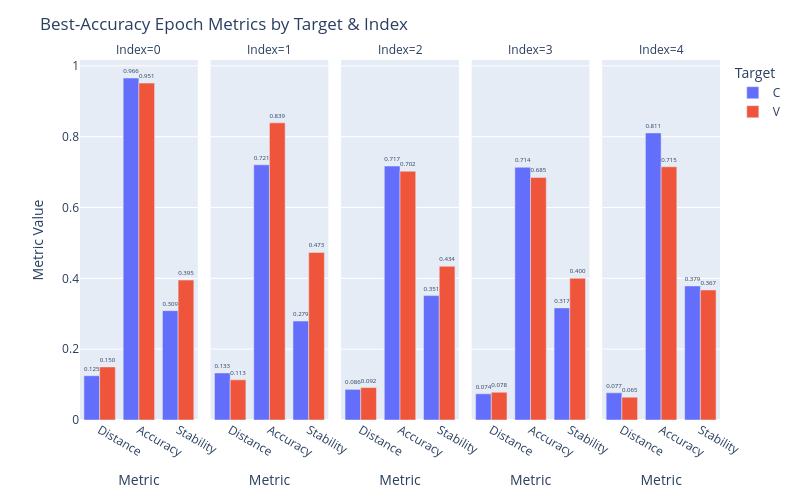

Source (notebook cell):
### Markdown cell above
### Plotting with Plotly

### Code cell
# 1) turn your collected results into a DataFrame

def parse_tensor(s):
    # if it came out like "tensor(0.3463)" or "tensor(0.3463, device='cpu')"
    # we can wrap it in torch. and then call .item()
    return eval(f"torch.{s}").item()

converters = {
    "Stability":   parse_tensor,
}

df = pd.read_csv("../results/intervention/Ua_LSTM_h128_l1_v42_d0.0_t0.0_s1_b1024_l0.001_fall_s42_sn_ec_75/substitution_type.csv", converters=converters)

df['Stability'] = df['Stability'].apply(lambda t: t.item() if hasattr(t, 'item') else float(t))

# 2) for each (Index,Target), find the epoch with max Accuracy
best = df.loc[df.groupby(['Index','Target'])['Accuracy'].idxmax()].copy()

# 3) reshape so we have one row per metric
melted = best.melt(
    id_vars     = ['Index','Target','Epoch'],
    value_vars  = ['Distance','Accuracy','Stability'],
    var_name    = 'Metric',
    value_name  = 'Value'
)

# 4) draw grouped bars, one facet per Index
fig = px.bar(
    melted,
    x          = 'Metric',
    y          = 'Value',
    color      = 'Target',
    facet_col  = 'Index',
    barmode    = 'group',
    text       = 'Value',
    category_orders = {'Metric': ['Distance','Accuracy','Stability']}
)

# polish the labeling & layout
fig.update_traces(texttemplate='%{text:.3f}', textposition='outside')
fig.update_layout(
    title        = 'Best‐Accuracy Epoch Metrics by Target & Index',
    yaxis_title  = 'Metric Value',
    bargap       = 0.2,
    height       = 500,  
    width        = 300 + 100 * df['Index'].nunique(),
    # uniformtext  = 'hide',
)

fig.show()

### Figure 1 — Plotly figure (JSON) as saved in the notebook; plotly's stock layout.template omitted (floating-point values rounded to 4 significant figures)
{"data": [{"alignmentgroup": "True", "hovertemplate": "Target=C<br>Index=0<br>Metric=%{x}<br>Value=%{text}<extra></extra>", "legendgroup": "C", "marker": {"color": "#636efa", "pattern": {"shape": ""}}, "name": "C", "offsetgroup": "C", "orientation": "v", "showlegend": true, "text": [0.1249, 0.9657, 0.3088], "textposition": "outside", "texttemplate": "%{text:.3f}", "type": "bar", "x": ["Distance", "Accuracy", "Stability"], "xaxis": "x", "y": [0.1249, 0.9657, 0.3088], "yaxis": "y"}, {"alignmentgroup": "True", "hovertemplate": "Target=C<br>Index=1<br>Metric=%{x}<br>Value=%{text}<extra></extra>", "legendgroup": "C", "marker": {"color": "#636efa", "pattern": {"shape": ""}}, "name": "C", "offsetgroup": "C", "orientation": "v", "showlegend": false, "text": [0.1327, 0.7206, 0.2794], "textposition": "outside", "texttemplate": "%{text:.3f}", "type": "bar", "x": ["Distance", "Accuracy", "Stability"], "xaxis": "x2", "y": [0.1327, 0.7206, 0.2794], "yaxis": "y2"}, {"alignmentgroup": "True", "hovertemplate": "Target=C<br>Index=2<br>Metric=%{x}<br>Value=%{text}<extra></extra>", "legendgroup": "C", "marker": {"color": "#636efa", "pattern": {"shape": ""}}, "name": "C", "offsetgroup": "C", "orientation": "v", "showlegend": false, "text": [0.08645, 0.7171, 0.3512], "textposition": "outside", "texttemplate": "%{text:.3f}", "type": "bar", "x": ["Distance", "Accuracy", "Stability"], "xaxis": "x3", "y": [0.08645, 0.7171, 0.3512], "yaxis": "y3"}, {"alignmentgroup": "True", "hovertemplate": "Target=C<br>Index=3<br>Metric=%{x}<br>Value=%{text}<extra></extra>", "legendgroup": "C", "marker": {"color": "#636efa", "pattern": {"shape": ""}}, "name": "C", "offsetgroup": "C", "orientation": "v", "showlegend": false, "text": [0.07401, 0.7136, 0.3166], "textposition": "outside", "texttemplate": "%{text:.3f}", "type": "bar", "x": ["Distance", "Accuracy", "Stability"], "xaxis": "x4", "y": [0.07401, 0.7136, 0.3166], "yaxis": "y4"}, {"alignmentgroup": "True", "hovertemplate": "Target=C<br>Index=4<br>Metric=%{x}<br>Value=%{text}<extra></extra>", "legendgroup": "C", "marker": {"color": "#636efa", "pattern": {"shape": ""}}, "name": "C", "offsetgroup": "C", "orientation": "v", "showlegend": false, "text": [0.07665, 0.8107, 0.3786], "textposition": "outside", "texttemplate": "%{text:.3f}", "type": "bar", "x": ["Distance", "Accuracy", "Stability"], "xaxis": "x5", "y": [0.07665, 0.8107, 0.3786], "yaxis": "y5"}, {"alignmentgroup": "True", "hovertemplate": "Target=V<br>Index=0<br>Metric=%{x}<br>Value=%{text}<extra></extra>", "legendgroup": "V", "marker": {"color": "#EF553B", "pattern": {"shape": ""}}, "name": "V", "offsetgroup": "V", "orientation": "v", "showlegend": true, "text": [0.1499, 0.9512, 0.3951], "textposition": "outside", "texttemplate": "%{text:.3f}", "type": "bar", "x": ["Distance", "Accuracy", "Stability"], "xaxis": "x", "y": [0.1499, 0.9512, 0.3951], "yaxis": "y"}, {"alignmentgroup": "True", "hovertemplate": "Target=V<br>Index=1<br>Metric=%{x}<br>Value=%{text}<extra></extra>", "legendgroup": "V", "marker": {"color": "#EF553B", "pattern": {"shape": ""}}, "name": "V", "offsetgroup": "V", "orientation": "v", "showlegend": false, "text": [0.1134, 0.839, 0.4732], "textposition": "outside", "texttemplate": "%{text:.3f}", "type": "bar", "x": ["Distance", "Accuracy", "Stability"], "xaxis": "x2", "y": [0.1134, 0.839, 0.4732], "yaxis": "y2"}, {"alignmentgroup": "True", "hovertemplate": "Target=V<br>Index=2<br>Metric=%{x}<br>Value=%{text}<extra></extra>", "legendgroup": "V", "marker": {"color": "#EF553B", "pattern": {"shape": ""}}, "name": "V", "offsetgroup": "V", "orientation": "v", "showlegend": false, "text": [0.09158, 0.7024, 0.4341], "textposition": "outside", "texttemplate": "%{text:.3f}", "type": "bar", "x": ["Distance", "Accuracy", "Stability"], "xaxis": "x3", "y": [0.09158, 0.7024, 0.4341], "yaxis": "y3"}, {"alignmentgroup": "True", "hovertemplate": "Target=V<br>Index=3<br>Metric=%{x}<br>Value=%{text}<extra></extra>", "legendgroup": "V", "marker": {"color": "#EF553B", "pattern": {"shape": ""}}, "name": "V", "offsetgroup": "V", "orientation": "v", "showlegend": false, "text": [0.07826, 0.685, 0.4], "textposition": "outside", "texttemplate": "%{text:.3f}", "type": "bar", "x": ["Distance", "Accuracy", "Stability"], "xaxis": "x4", "y": [0.07826, 0.685, 0.4], "yaxis": "y4"}, {"alignmentgroup": "True", "hovertemplate": "Target=V<br>Index=4<br>Metric=%{x}<br>Value=%{text}<extra></extra>", "legendgroup": "V", "marker": {"color": "#EF553B", "pattern": {"shape": ""}}, "name": "V", "offsetgroup": "V", "orientation": "v", "showlegend": false, "text": [0.06451, 0.715, 0.3671], "textposition": "outside", "texttemplate": "%{text:.3f}", "type": "bar", "x": ["Distance", "Accuracy", "Stability"], "xaxis": "x5", "y": [0.06451, 0.715, 0.3671], "yaxis": "y5"}], "layout": {"annotations": [{"font": {}, "showarrow": false, "text": "Index=0", "x": 0.092, "xanchor": "center", "xref": "paper", "y": 1, "yanchor": "bottom", "yref": "paper"}, {"font": {}, "showarrow": false, "text": "Index=1", "x": 0.296, "xanchor": "center", "xref": "paper", "y": 1, "yanchor": "bottom", "yref": "paper"}, {"font": {}, "showarrow": false, "text": "Index=2", "x": 0.5, "xanchor": "center", "xref": "paper", "y": 1, "yanchor": "bottom", "yref": "paper"}, {"font": {}, "showarrow": false, "text": "Index=3", "x": 0.704, "xanchor": "center", "xref": "paper", "y": 1, "yanchor": "bottom", "yref": "paper"}, {"font": {}, "showarrow": false, "text": "Index=4", "x": 0.908, "xanchor": "center", "xref": "paper", "y": 1, "yanchor": "bottom", "yref": "paper"}], "bargap": 0.2, "barmode": "group", "height": 500, "legend": {"title": {"text": "Target"}, "tracegroupgap": 0}, "margin": {"t": 60}, "title": {"text": "Best‐Accuracy Epoch Metrics by Target & Index"}, "width": 800, "xaxis": {"anchor": "y", "categoryarray": ["Distance", "Accuracy", "Stability"], "categoryorder": "array", "domain": [0, 0.184], "title": {"text": "Metric"}}, "xaxis2": {"anchor": "y2", "categoryarray": ["Distance", "Accuracy", "Stability"], "categoryorder": "array", "domain": [0.204, 0.388], "matches": "x", "title": {"text": "Metric"}}, "xaxis3": {"anchor": "y3", "categoryarray": ["Distance", "Accuracy", "Stability"], "categoryorder": "array", "domain": [0.408, 0.592], "matches": "x", "title": {"text": "Metric"}}, "xaxis4": {"anchor": "y4", "categoryarray": ["Distance", "Accuracy", "Stability"], "categoryorder": "array", "domain": [0.612, 0.796], "matches": "x", "title": {"text": "Metric"}}, "xaxis5": {"anchor": "y5", "categoryarray": ["Distance", "Accuracy", "Stability"], "categoryorder": "array", "domain": [0.816, 1], "matches": "x", "title": {"text": "Metric"}}, "yaxis": {"anchor": "x", "domain": [0, 1], "title": {"text": "Metric Value"}}, "yaxis2": {"anchor": "x2", "domain": [0, 1], "matches": "y", "showticklabels": false}, "yaxis3": {"anchor": "x3", "domain": [0, 1], "matches": "y", "showticklabels": false}, "yaxis4": {"anchor": "x4", "domain": [0, 1], "matches": "y", "showticklabels": false}, "yaxis5": {"anchor": "x5", "domain": [0, 1], "matches": "y", "showticklabels": false}}}
